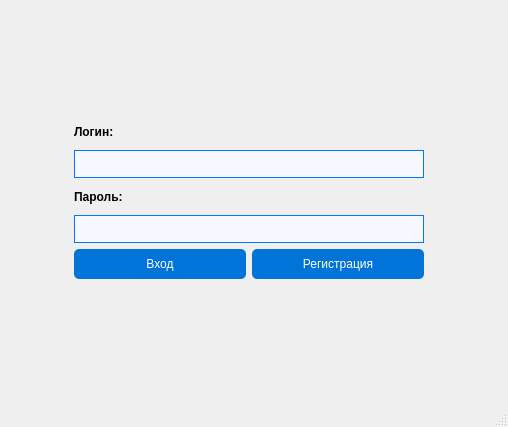
<?xml version="1.0" encoding="UTF-8"?>
<ui version="4.0">
 <class>TAuthorizationWindow</class>
 <widget class="QMainWindow" name="TAuthorizationWindow">
  <property name="geometry">
   <rect>
    <x>0</x>
    <y>0</y>
    <width>508</width>
    <height>427</height>
   </rect>
  </property>
  <property name="windowTitle">
   <string>Вход</string>
  </property>
  <widget class="QWidget" name="centralwidget">
   <layout class="QHBoxLayout" name="horizontalLayout_6">
    <item>
     <widget class="QStackedWidget" name="stackedWidget">
      <property name="font">
       <font>
        <bold>false</bold>
       </font>
      </property>
      <property name="styleSheet">
       <string notr="true">QPushButton {
    background-color: #0074D9;
    color: #fff;
    border-radius: 5px;
    padding: 8px 16px;
}

QPushButton:hover {
    background-color: #0063B1;
}

QPushButton:pressed {
    background-color: #005190;
}

QLineEdit {
  border: 1px solid #0077FF;
  border-radius: 20px;
  padding: 5px 10px;
  background-color: #F6F7FF;
  color: #333;
}

QLineEdit:focus {
  border-color: #0077FF;
}

QLabel {
	color: rgb(0, 0, 0);
	font-weight: bold;
  	font-size: 12px;
}
</string>
      </property>
      <property name="currentIndex">
       <number>0</number>
      </property>
      <widget class="QWidget" name="PageLogin">
       <widget class="QWidget" name="widget_2" native="true">
        <property name="geometry">
         <rect>
          <x>65</x>
          <y>110</y>
          <width>350</width>
          <height>160</height>
         </rect>
        </property>
        <layout class="QHBoxLayout" name="horizontalLayout_2">
         <item>
          <layout class="QVBoxLayout" name="verticalLayout_7">
           <item>
            <layout class="QVBoxLayout" name="verticalLayout_3">
             <item>
              <layout class="QVBoxLayout" name="verticalLayout_2">
               <item>
                <widget class="QLabel" name="labelLogin">
                 <property name="text">
                  <string>Логин:</string>
                 </property>
                </widget>
               </item>
               <item>
                <widget class="QLineEdit" name="lineEditLogin">
                 <property name="text">
                  <string/>
                 </property>
                </widget>
               </item>
              </layout>
             </item>
             <item>
              <layout class="QVBoxLayout" name="verticalLayout">
               <item>
                <widget class="QLabel" name="labePass">
                 <property name="text">
                  <string>Пароль:</string>
                 </property>
                </widget>
               </item>
               <item>
                <widget class="QLineEdit" name="lineEditPassword"/>
               </item>
              </layout>
             </item>
            </layout>
           </item>
           <item>
            <layout class="QHBoxLayout" name="horizontalLayout">
             <item>
              <widget class="QPushButton" name="pushButtonAuthorization">
               <property name="text">
                <string>Вход</string>
               </property>
              </widget>
             </item>
             <item>
              <widget class="QPushButton" name="pushButtonRegistrationPadge">
               <property name="text">
                <string>Регистрация</string>
               </property>
              </widget>
             </item>
            </layout>
           </item>
          </layout>
         </item>
        </layout>
       </widget>
      </widget>
      <widget class="QWidget" name="PageRegistrations">
       <widget class="QWidget" name="widget" native="true">
        <property name="geometry">
         <rect>
          <x>65</x>
          <y>60</y>
          <width>350</width>
          <height>250</height>
         </rect>
        </property>
        <layout class="QHBoxLayout" name="horizontalLayout_5">
         <item>
          <layout class="QVBoxLayout" name="verticalLayout_6">
           <property name="spacing">
            <number>10</number>
           </property>
           <item>
            <layout class="QVBoxLayout" name="verticalLayout_5">
             <item>
              <layout class="QVBoxLayout" name="verticalLayout_4">
               <item>
                <widget class="QLabel" name="label">
                 <property name="text">
                  <string>Логин:</string>
                 </property>
                </widget>
               </item>
               <item>
                <widget class="QLineEdit" name="lineEditNewLogin">
                 <property name="minimumSize">
                  <size>
                   <width>0</width>
                   <height>30</height>
                  </size>
                 </property>
                 <property name="text">
                  <string/>
                 </property>
                </widget>
               </item>
              </layout>
             </item>
             <item>
              <layout class="QVBoxLayout" name="verticalLayout_9">
               <item>
                <widget class="QLabel" name="label_2">
                 <property name="text">
                  <string>Пароль:</string>
                 </property>
                </widget>
               </item>
               <item>
                <widget class="QLineEdit" name="lineEditNewPassword">
                 <property name="minimumSize">
                  <size>
                   <width>0</width>
                   <height>30</height>
                  </size>
                 </property>
                </widget>
               </item>
              </layout>
             </item>
             <item>
              <layout class="QVBoxLayout" name="verticalLayout_8">
               <item>
                <widget class="QLabel" name="label_3">
                 <property name="text">
                  <string>Повторите пароль:</string>
                 </property>
                </widget>
               </item>
               <item>
                <widget class="QLineEdit" name="lineEditNewPasswordRepeat">
                 <property name="minimumSize">
                  <size>
                   <width>0</width>
                   <height>30</height>
                  </size>
                 </property>
                </widget>
               </item>
              </layout>
             </item>
            </layout>
           </item>
           <item>
            <layout class="QHBoxLayout" name="horizontalLayout_3">
             <item>
              <widget class="QPushButton" name="pushButtonAuthorizationPadge">
               <property name="text">
                <string>Назад</string>
               </property>
              </widget>
             </item>
             <item>
              <widget class="QPushButton" name="pushButtonAddNewUser">
               <property name="text">
                <string>Создать акаунт</string>
               </property>
              </widget>
             </item>
            </layout>
           </item>
          </layout>
         </item>
        </layout>
       </widget>
      </widget>
     </widget>
    </item>
   </layout>
  </widget>
  <widget class="QMenuBar" name="menubar">
   <property name="geometry">
    <rect>
     <x>0</x>
     <y>0</y>
     <width>508</width>
     <height>22</height>
    </rect>
   </property>
  </widget>
  <widget class="QStatusBar" name="statusbar"/>
 </widget>
 <resources/>
 <connections/>
</ui>
